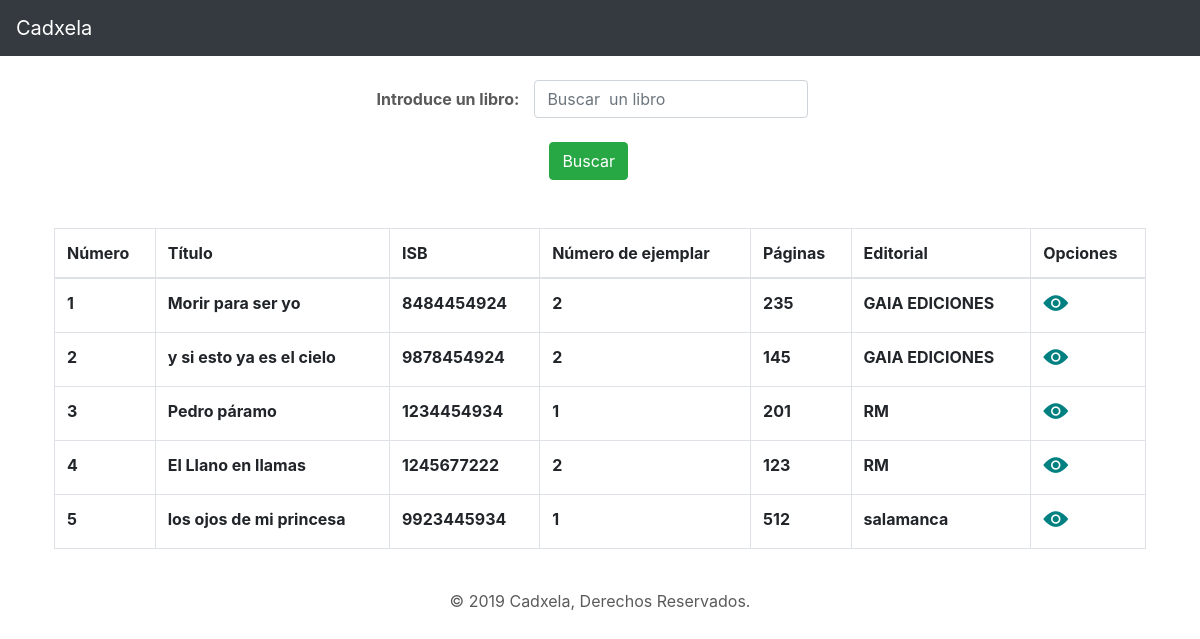
Before: /index.php/buscarlibro with the older database file.
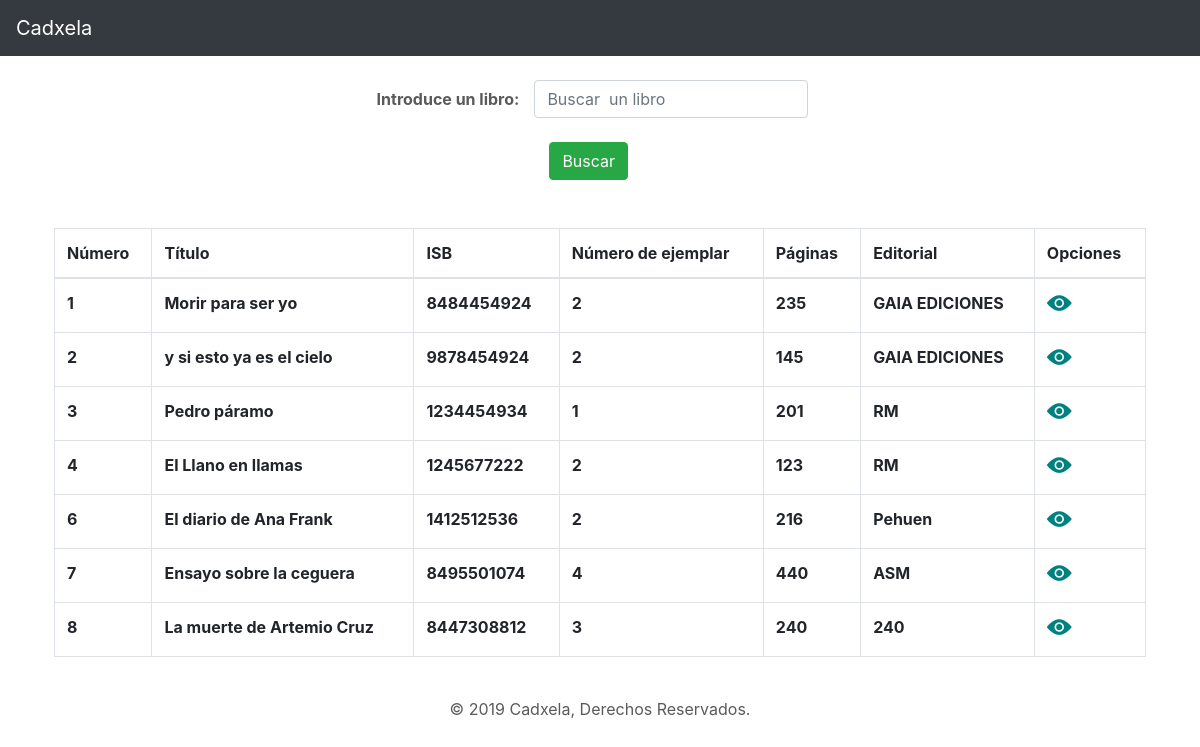
After: the same page with the newer database file.
### tables this page shows
CREATE TABLE `libros` (
  `idlibro` int(10) NOT NULL,
  `titulo` varchar(200) NOT NULL,
  `ISBN` varchar(200) NOT NULL,
  `numeroejemplar` int(10) NOT NULL,
  `paginas` int(10) NOT NULL,
  `editorial` varchar(200) NOT NULL
);

### application/controllers/Buscarlibro.php (called while the page is built, shortened)
<?php
class Buscarlibro extends CI_Controller {
	function __construct(){
		$this->load->helper('url');
		$this->load->model('Model_buscarlibro','BL',true);
	}
	public function index()
	{
		$result=$this->db->get('libros');
		$data = array('consulta'=>$result);
		$this->load->view('headerfoop/header');
		$this->load->view('Contenido/buscar_libro',$data);
		$this->load->view('headerfoop/foop');
	}
}

### index.php (called while the page is built, shortened)
<?php
require_once BASEPATH.'core/CodeIgniter.php';

### application/views/Contenido/buscar_libro.php (the view, shortened to what this page needs)
 <header>
  <nav class="navbar navbar-expand-md navbar-dark fixed-top bg-dark">
    <a class="navbar-brand" href="#">Cadxela</a>
  </nav>
</header>
<div class="container p-4">
  <div class="row mt-2 justify-content-center">
    <label class="col-form-label font-weight-bold">Introduce un libro:</label>
    <form class="form-inline form-100" method="POST" action="<?php echo base_url("libros/buscarlibro") ?>">
       <div class="col-auto">
        <div class="form-group col-md-15">
          <input class="form-control input-100" type="text" name="inputLibro" placeholder="Buscar  un libro" />
        </div>
        <br>
        <div class="col-auto">
          <button id="buscar"  type="submit" class="btn btn-md btn-success">Buscar</button>
        </div>
      </div>
    </div>
  <div class="row mt-5">
    <div class="col">
      <table class="table table-bordered">
        <thead>
          <tr>
            <th scope="col">Número</th>
            <th scope="col">Título</th>
            <th scope="col">ISB</th>
            <th scope="col">Número de ejemplar</th>
            <th scope="col">Páginas</th>
            <th scope="col">Editorial</th>
            <th scope="col">Opciones </th>
          </tr>
        </thead>
        <?php
        foreach($consulta->result() as $fila){ ?>
         <tr>
          <th scope="col"><?= $fila->idlibro;?></th>
          <th scope="col"><?= $fila->titulo;?></th>
          <th scope="col"><?= $fila->ISBN;?></th>
          <th scope="col"><?= $fila->numeroejemplar?></th>
          <th scope="col"><?= $fila->paginas;?></th>
          <th scope="col"><?= $fila->editorial;?></th>
          <td>
            <div>
             <a class="icon-views"></a>
           </div>
         </td>
       </tr>
     <?php }
     ?>
   </table>
 </div>
</div>
</div>

### application/views/headerfoop/header.php (shortened to what this page needs)
<!DOCTYPE html>
<html lang="es">
<head>
	<link rel="stylesheet" type="text/css" href="<?php echo base_url();?>rec/css/bootstrap.min.css">
	<link rel="stylesheet" type="text/css" href="<?php echo base_url();?>rec/css/carousel.css">
	<link rel="stylesheet" type="text/css" href="<?php echo base_url();?>rec/fonts/style.css">
	<link rel="stylesheet" type="text/css" href="<?php echo base_url();?>rec/css/mystyle.css">
</head>
<body>

### application/views/headerfoop/foop.php
<footer class="footer" align="center">
	<p>&copy; 2019 Cadxela, Derechos Reservados.
	</footer>
</body>
</html>

### rec/css/carousel.css (style rules this page uses)
body { padding-top: 3rem; padding-bottom: 3rem; color: #5a5a5a; }

### rec/css/mystyle.css (style rules this page uses)
.footer { width: 100%; height: 30px; }

Changed rows visible on the page:
removed libros: idlibro "5", titulo "los ojos de mi princesa", ISBN "9923445934", numeroejemplar "1", paginas "512", editorial "salamanca"
added libros: idlibro "6", titulo "El diario de Ana Frank", ISBN "1412512536", numeroejemplar "2", paginas "216", editorial "Pehuen"
added libros: idlibro "7", titulo "Ensayo sobre la ceguera", ISBN "8495501074", numeroejemplar "4", paginas "440", editorial "ASM"
added libros: idlibro "8", titulo "La muerte de Artemio Cruz", ISBN "8447308812", numeroejemplar "3", paginas "240", editorial "240"
